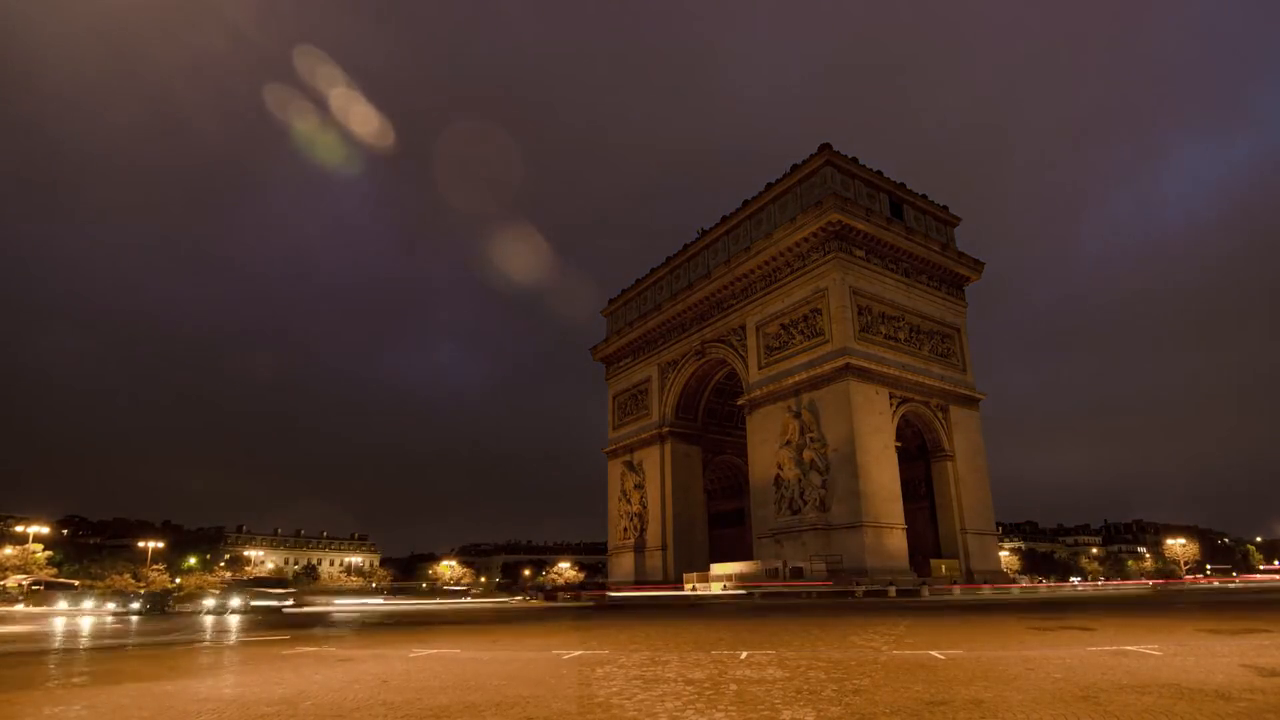
#> input picture frame 222 of projects/2_Vehicle_Counting/dataset/Arco.mp4, 1280 x 720 px
$ python Aula2_2-Teste.py
#> lines starting #> are read from the running program, lines starting #| are printed output that depends on the picture
import numpy as np
import cv2
import os

BASE_DIR = os.path.dirname(os.path.dirname(os.path.abspath(__file__)))
VIDEO = os.path.join(BASE_DIR, "dataset", "Arco.mp4")

cap = cv2.VideoCapture(VIDEO)
framesIds = cap.get(cv2.CAP_PROP_FRAME_COUNT) * np.random.uniform(size=72)
cap.set(cv2.CAP_PROP_POS_FRAMES, 0)

frames = []
for fid in framesIds:
    cap.set(cv2.CAP_PROP_POS_FRAMES, fid)
    hasFrame, frame = cap.read()
    frames.append(frame)

medianFrame = np.median(frames, axis=0).astype(dtype=np.uint8)
grayMedianFrame = cv2.cvtColor(medianFrame, cv2.COLOR_BGR2GRAY)
output_dir = os.path.join(os.path.dirname(os.path.abspath(__file__)), "outputs")
os.makedirs(output_dir, exist_ok=True)
cv2.imwrite(os.path.join(output_dir, "median_frame_cinza.jpg"), grayMedianFrame)

while True:
    hasFrame, frame = cap.read()

    if not hasFrame:
        print("Acabou os frames")
        break

    frameGray = cv2.cvtColor(frame, cv2.COLOR_BGR2GRAY)

    cv2.imshow("frame", frameGray)
    if cv2.waitKey(1) & 0xFF == ord("c"):
        break

cap.release()

$ run again, starting later in the video
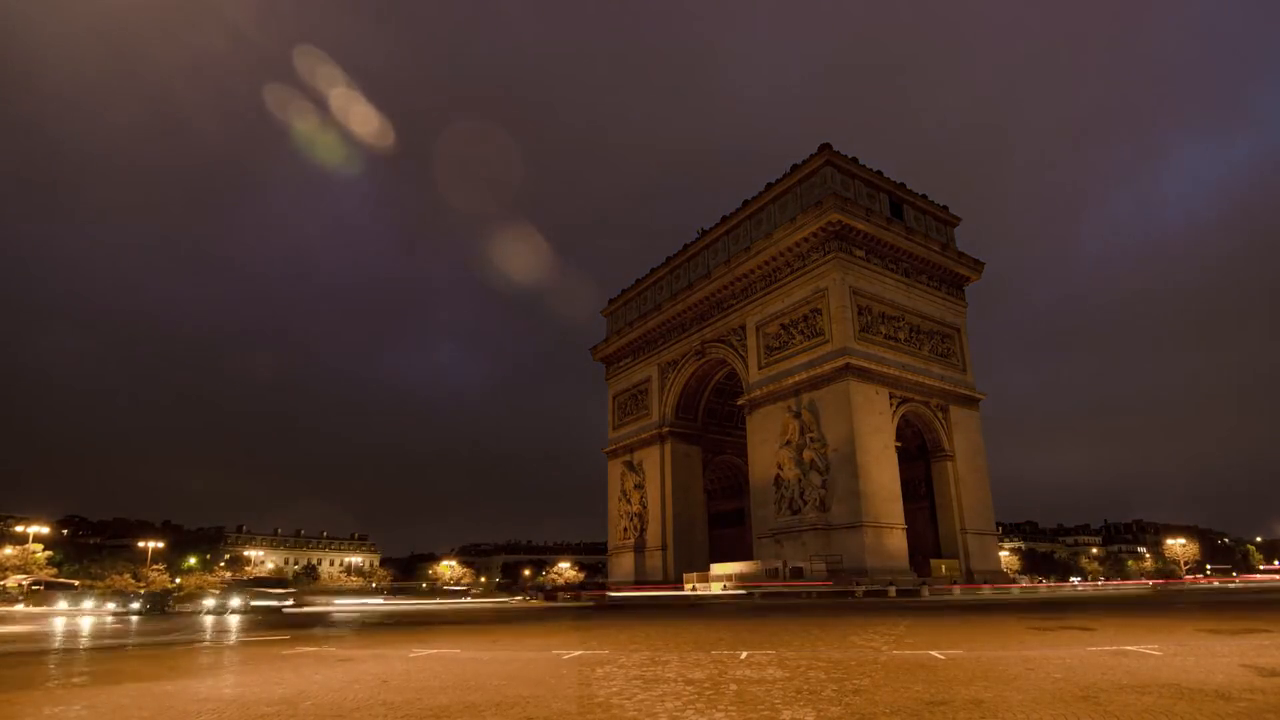
#> input picture frame 222 of projects/2_Vehicle_Counting/dataset/Arco.mp4, 1280 x 720 px

$ run again, starting later in the video
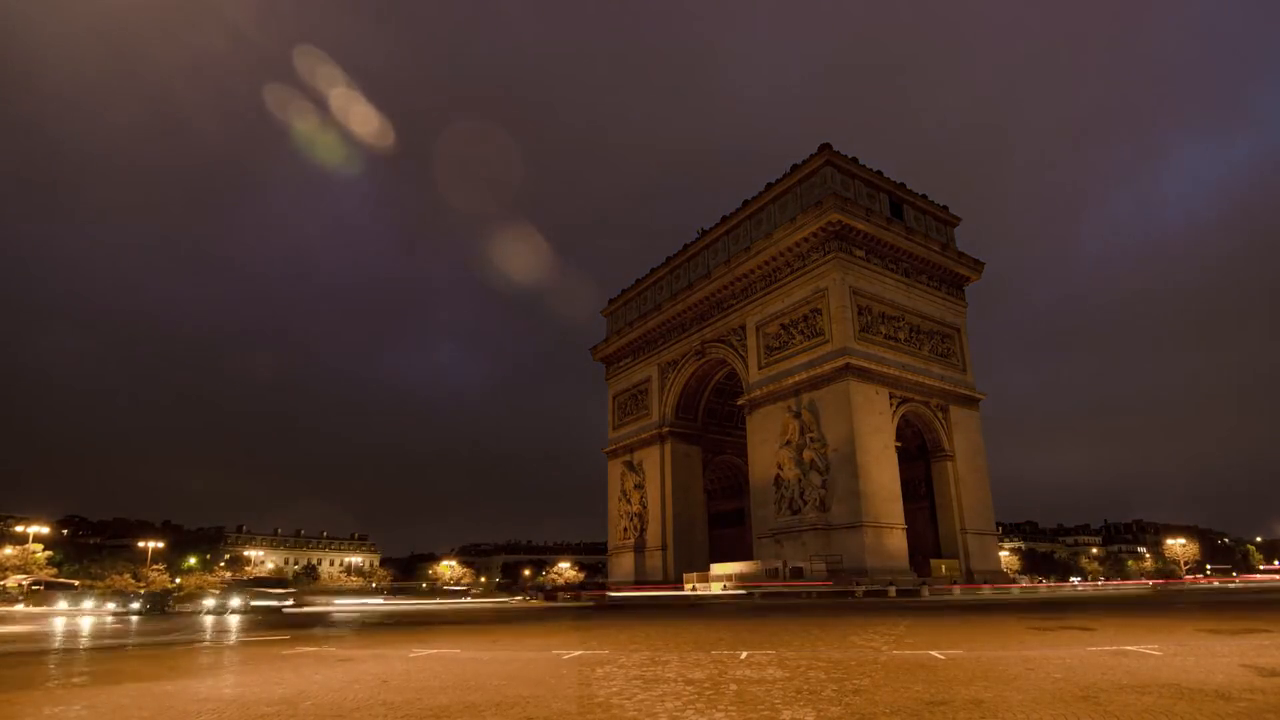
#> input picture frame 222 of projects/2_Vehicle_Counting/dataset/Arco.mp4, 1280 x 720 px
